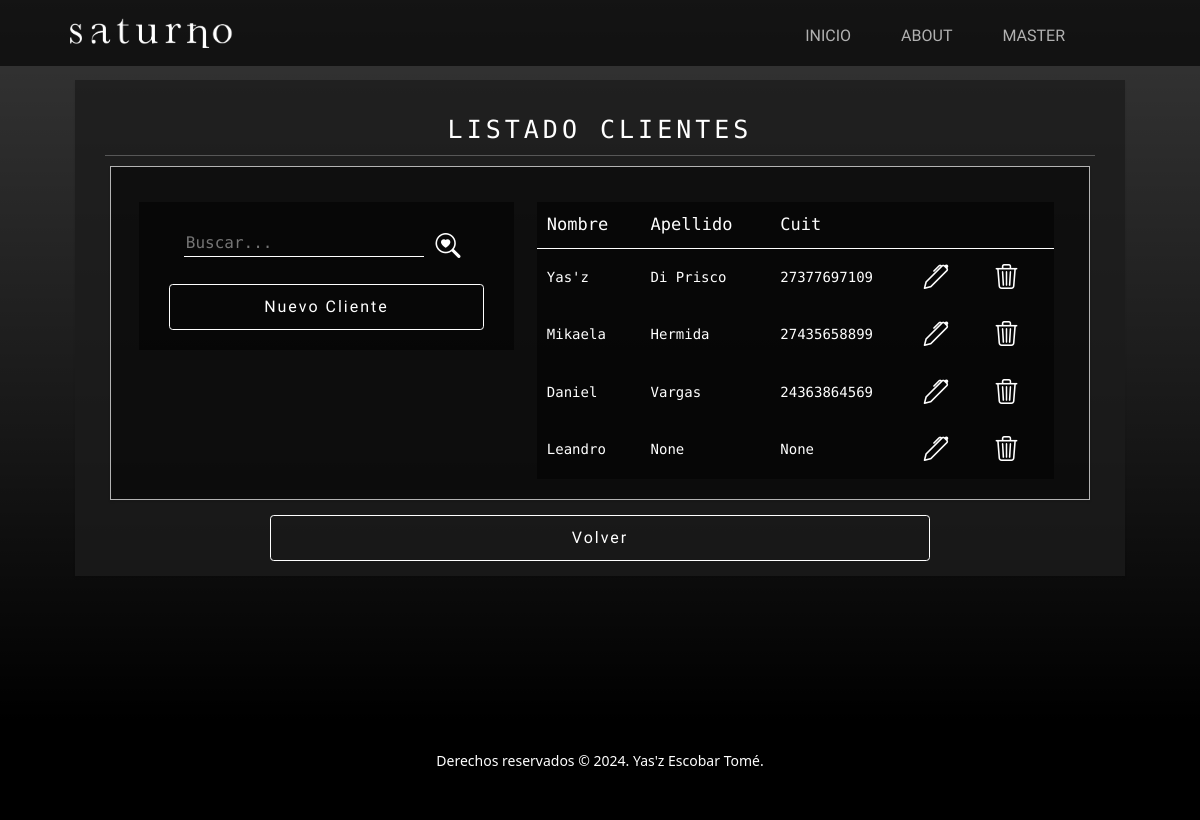
The page /cuentas/clientes (signed in) on the database its author committed.
### accounts/models.py (models this page shows, shortened)
class Person(models.Model):
    cuit = models.CharField(max_length=11, null=True, blank=True)
    phone = models.IntegerField(null=True, blank=True)

class Client(Person):
    first_name = models.CharField(max_length=50)
    last_name = models.CharField(max_length=50, null=True, blank=True)

class Person(models.Model):
    cuit = models.CharField(max_length=11, null=True, blank=True)
    phone = models.IntegerField(null=True, blank=True)

### accounts/views.py (the view)
# urls.py: path('clientes', views.ClientListView.as_view(), name='Clients'),
class ClientListView(LoginRequiredMixin, ListView):
    model = Client
    context_object_name = 'clients'
    template_name = 'accounts/client-list.html'

### accounts/templates/accounts/client-list.html (shortened to what this page needs)
{% extends 'main/base.html' %}
{% load static %}
{% block main %}
<section class="page-section">
    <div class="container container-list py-4 px-lg-5 text-white text-center" styles="width: 100%;">
        <h1>LISTADO CLIENTES</h1>
        <hr>
        <div class="row gx-4 gx-lg-5 mx-2 custom-card justify-content-around">
            <div class="col-12 col-lg-5 align-top mt-4">
                <div class="row info-card ">
                    {% block search %}
                        {% include 'main/search.html' with page='Clients' %}
                    {% endblock search %}
                    {% if request.user.is_superuser %}
                        <a class="btn btn-outline-green" href="{% url 'CreateClient' %}">Nuevo Cliente</a>
                    {% endif %}
                </div>
            </div>
            <div class="col-12 col-lg-7 mt-4">
                <table class="info-card justify-content-center">
                    <thead>
                        <tr>
                            <th>Nombre</th>
                            <th>Apellido</th>
                            <th>Cuit</th>
                            <th></th>
                            <th></th>
                        </tr>
                    </thead>
                    <tbody>
                        {% for client in clients %}
                        <tr>
                            <td>{{ client.first_name }}</td>
                            <td>{{ client.last_name }}</td>
                            <td>{{ client.cuit }}</td>
                            {% if request.user.is_superuser %}
                            <td>
                                <a href="{% url 'DetailClient' client.pk %}">
                                    <i class="bi bi-pen"></i>
                                </a>
                            </td>
                            <td>
                                <a href="{% url 'DeleteClient' client.pk %}">
                                    <i class="bi bi-trash3"></i>
                                </a>
                            </td>
                            {% endif %}
                        </tr>
                        {% endfor %}
                    </tbody>
                </table>
            </div>
        </div>
        <a class="btn btn-outline-orange col-8 mt-4" href="{% url 'Accounts' %}">Volver</a>
    </div>
</section>
{% endblock main %}

### main/templates/main/base.html (shortened to what this page needs)
{% load static %}
<!DOCTYPE html>
<html lang="es">
<head>
    <link href="https://cdn.jsdelivr.net/npm/bootstrap@5.3.3/dist/css/bootstrap.min.css" rel="stylesheet"
>
    <link href="{% static 'main/css/styles.css' %}" rel="stylesheet"/>
</head>
<body>
    <nav class="navbar navbar-expand-lg navbar-light fixed-top">
        <div class="container px-4 px-lg-5">
            <a class="navbar-brand" href="/">
                <img src="{% static 'main/assets/img/logo.png' %}" alt="logo" class="d-inline-block align-text-top">
            </a>
            <div class="collapse navbar-collapse" id="navbarNav">
                <ul class="navbar-nav ms-auto">
                    <li class="nav-item pt-2">
                        <a class="nav-link" aria-current="page" href="{% url 'index' %}">INICIO</a>
                    </li>
                    <li class="nav-item pt-2">
                        <a class="nav-link" href="{% url 'About' %}">ABOUT</a>
                    </li>
                    <li class="nav-item dropdown pt-2">
                        {% if request.user.is_authenticated %}
                        <a class="nav-link" type="button" id="dropdownMenuButton" data-bs-toggle="dropdown" aria-expanded="false">
                            {{request.user.username|upper}}
                        </a>
                        {% endif %}
                    </li>
                    <li class="nav-item dropdown">
                        {% if request.user.is_authenticated %}
                        <a class="nav-link" type="button" id="dropdownMenuButton" data-bs-toggle="dropdown" aria-expanded="false">
                        </a>
                        {% endif %}
                    </li>
                </ul>
            </div>
        </div>
    </nav>
    {% block main %}
    {% endblock main %}
    <footer class="footer bg-black small text-center text-white-50">
        <p>Derechos reservados &copy; 2024. Yas'z Escobar Tomé.</p>
    </footer>
</body>
</html>

### rows shown on the page
Client: first_name "Yas'z", last_name "Di Prisco", cuit "27377697109"
Client: first_name "Mikaela", last_name "Hermida", cuit "27435658899"
Client: first_name "Daniel", last_name "Vargas", cuit "24363864569"
Client: first_name "Leandro", last_name "None", cuit "None"

### other values the page prints
{{ request.user.username|upper }} "MASTER"
